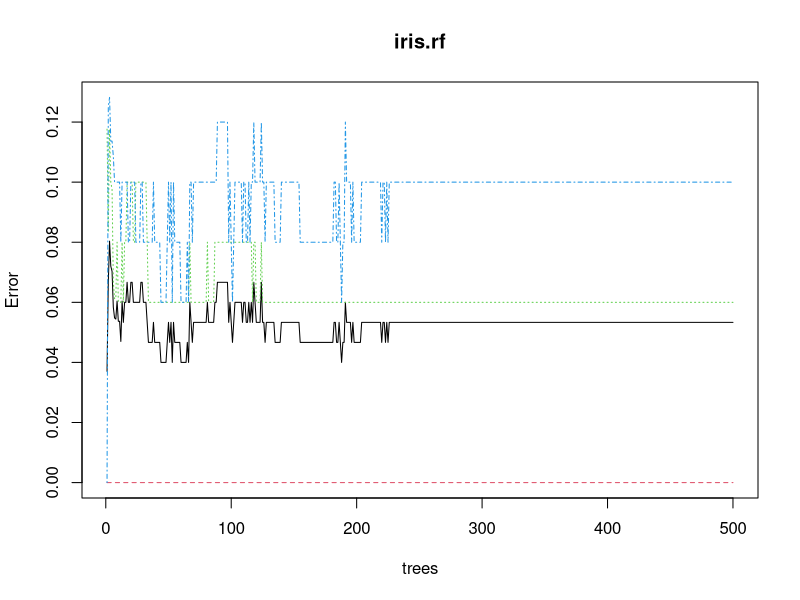
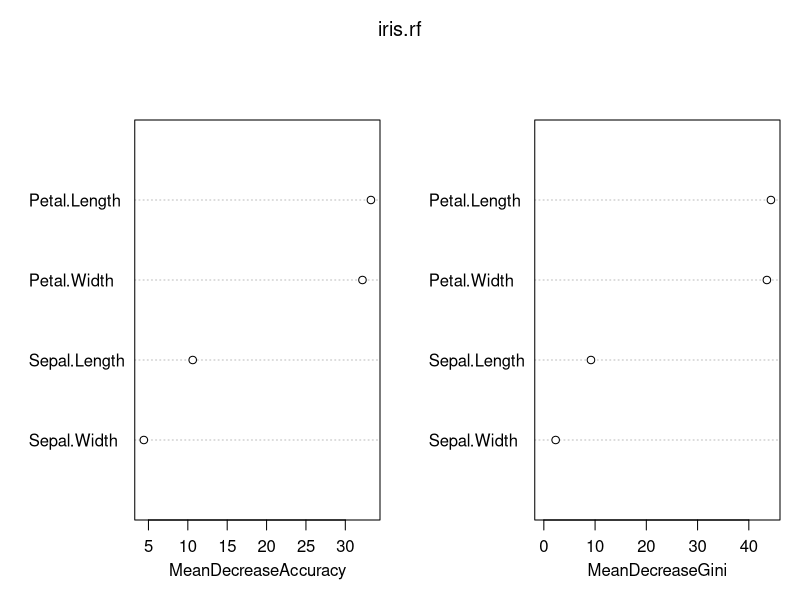

Write R code to recreate these figures, in order. (Note: this script raises an error after producing the figures.)

## randomForest()
library(randomForest)

# mtry = p/3 or sqrt(p)
# nodesize: minimum size of terminal nodes

set.seed(1)
iris.rf <- randomForest(Species~., data=iris, importance=TRUE, proximity=TRUE)
print(iris.rf)  # Confusion matrix 포함!
                # OOB estimate of  error rate: 5.33%

#아래 결과와 같음
rf1.pred <- predict(iris.rf)
table(iris$Species, rf1.pred)
?predict.randomForest  # newdata -> OOB prediction is default

plot(iris.rf)
# trees 수가 늘어나도 training error가 계속 떨어지진 않고 stabilized됨

round(importance(iris.rf), 2)
# Mean Decrease Accuracy가 가장 큰 변수가 가장 중요한 변수
# (해당 변수를 뺐을 때 Prediction error가 가장 줄어든다)

varImpPlot(iris.rf)
partialPlot(iris.rf, pred.data=)
# Classification에서 LDA, QDA 제외하고는 전부 score 계산



### Tuning

# ntree   # ex) 500개 -> 계속 줄어든다면 1000개
# mtry => mtry가 작을수록 correlation이 작아져서 분산이 작아지지만 bias가 커짐!

# mtry의 tuning이 중요! (ntree는 안 중요)
# randomForest 패키지 안의 tuneRF() -> 느리다
# ranger() -> 약 10배 빠르다!!

install.packages("ranger")
library(ranger)
